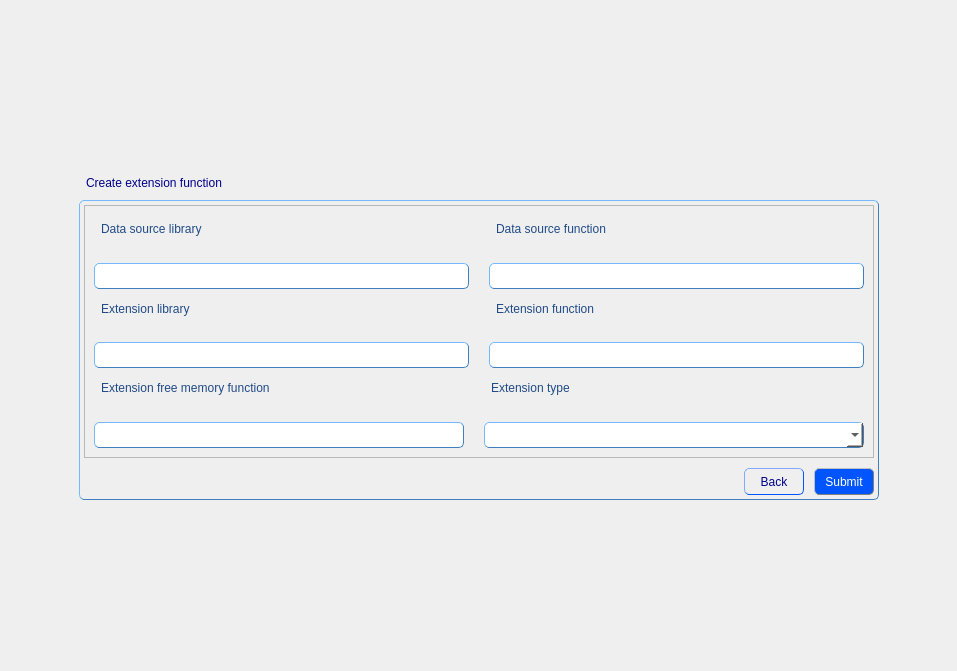
<?xml version="1.0" encoding="UTF-8"?>
<ui version="4.0">
 <class>CreateExtFuncForm</class>
 <widget class="QWidget" name="CreateExtFuncForm">
  <property name="geometry">
   <rect>
    <x>0</x>
    <y>0</y>
    <width>957</width>
    <height>671</height>
   </rect>
  </property>
  <property name="windowTitle">
   <string>Form</string>
  </property>
  <property name="styleSheet">
   <string notr="true">QPushButton {
               font: 10pt &quot;MS Shell Dlg 2&quot;;
              }

QPushButton:hover {
               color: blue;
               border: 1px solid grey;
               }

QPushButton:pressed {
               color:  darkblue;
               background: shadow;
               border-style: inset;
               }
QGroupBox {
               color: black;
               padding: 4px;
               border: 1px solid rgb(63, 127, 191); 
               border-radius: 5px;
               border-style: outset;
              }
QLabel {
               color: rgb(32, 74, 135);
               padding: 4px;
               border-radius: 5px;
               border-style: outset;
	           font: 11pt &quot;MS Shell Dlg 2&quot;;
              }
QLineEdit {
               color: black;
               padding: 4px;
               border: 1px solid rgb(63, 127, 191); 
               border-radius: 5px;
               border-style: outset;
	           font: 10pt &quot;MS Shell Dlg 2&quot;;
              }
QRadioButton {
               color: rgb(32, 74, 135);
               padding: 4px;
               border-radius: 5px;
               border-style: outset;
	           font: 11pt &quot;MS Shell Dlg 2&quot;;
              }
QTextEdit {
               color: black;
               padding: 4px;
               border: 1px solid rgb(63, 127, 191); 
               border-radius: 5px;
               border-style: outset;
	           font: 10pt &quot;MS Shell Dlg 2&quot;;
              }
QComboBox {
			   color: black;
               padding: 4px;
               border: 1px solid rgb(63, 127, 191); 
               border-radius: 5px;
               border-style: outset;
               font: 9pt &quot;MS Shell Dlg 2&quot;;
			   background-color: rgb(255, 255, 255);
              }</string>
  </property>
  <layout class="QGridLayout" name="gridLayout_3">
   <item row="2" column="0">
    <spacer name="horizontalSpacer_2">
     <property name="orientation">
      <enum>Qt::Horizontal</enum>
     </property>
     <property name="sizeHint" stdset="0">
      <size>
       <width>40</width>
       <height>20</height>
      </size>
     </property>
    </spacer>
   </item>
   <item row="2" column="1">
    <widget class="QGroupBox" name="groupBox">
     <property name="sizePolicy">
      <sizepolicy hsizetype="Preferred" vsizetype="Preferred">
       <horstretch>0</horstretch>
       <verstretch>0</verstretch>
      </sizepolicy>
     </property>
     <property name="minimumSize">
      <size>
       <width>800</width>
       <height>300</height>
      </size>
     </property>
     <property name="maximumSize">
      <size>
       <width>700</width>
       <height>300</height>
      </size>
     </property>
     <property name="styleSheet">
      <string notr="true"/>
     </property>
     <property name="title">
      <string/>
     </property>
     <layout class="QGridLayout" name="gridLayout">
      <property name="leftMargin">
       <number>0</number>
      </property>
      <property name="topMargin">
       <number>0</number>
      </property>
      <property name="rightMargin">
       <number>0</number>
      </property>
      <property name="bottomMargin">
       <number>0</number>
      </property>
      <property name="spacing">
       <number>0</number>
      </property>
      <item row="3" column="0">
       <layout class="QHBoxLayout" name="horizontalLayout_4">
        <property name="spacing">
         <number>0</number>
        </property>
        <item>
         <spacer name="horizontalSpacer">
          <property name="orientation">
           <enum>Qt::Horizontal</enum>
          </property>
          <property name="sizeHint" stdset="0">
           <size>
            <width>40</width>
            <height>20</height>
           </size>
          </property>
         </spacer>
        </item>
        <item>
         <widget class="QToolButton" name="backButton">
          <property name="minimumSize">
           <size>
            <width>60</width>
            <height>0</height>
           </size>
          </property>
          <property name="styleSheet">
           <string notr="true">QToolButton {
                color: darkblue;
               padding: 4px;
               border: 1px solid rgb(0, 85, 255); 
               border-radius: 5px;
               border-style: outset;
               font: 10pt &quot;MS Shell Dlg 2&quot;;
              }

QToolButton:hover {
               color: white;
               border: 1px solid grey;
               background-color: rgb(0, 78, 235);
               }

QToolButton:pressed {
               color: rgb(0, 0, 197)
               background: shadow;
               border-style: inset;
               }</string>
          </property>
          <property name="text">
           <string>Back</string>
          </property>
         </widget>
        </item>
        <item>
         <spacer name="horizontalSpacer_6">
          <property name="orientation">
           <enum>Qt::Horizontal</enum>
          </property>
          <property name="sizeType">
           <enum>QSizePolicy::Minimum</enum>
          </property>
          <property name="sizeHint" stdset="0">
           <size>
            <width>10</width>
            <height>20</height>
           </size>
          </property>
         </spacer>
        </item>
        <item>
         <widget class="QToolButton" name="submitButton">
          <property name="minimumSize">
           <size>
            <width>60</width>
            <height>0</height>
           </size>
          </property>
          <property name="autoFillBackground">
           <bool>false</bool>
          </property>
          <property name="styleSheet">
           <string notr="true">QToolButton {
               color: white;
               padding: 4px;
               border: 1px solid grey; 
               border-radius: 5px;
               border-style: outset;
               max-width: 120px;
               background-color: rgb(0, 85, 255);
               font: 10pt &quot;MS Shell Dlg 2&quot;;
              }

QToolButton:hover {
               color: darkblue;
               border: 1px solid grey;
               background-color: rgb(255, 255, 255);
               }

QToolButton:pressed {
               color: rgb(0, 0, 197)
               background: shadow;
               border-style: inset;
			    background-color: rgb(0, 78, 235);
               }</string>
          </property>
          <property name="text">
           <string>Submit</string>
          </property>
          <property name="arrowType">
           <enum>Qt::NoArrow</enum>
          </property>
         </widget>
        </item>
       </layout>
      </item>
      <item row="1" column="0">
       <widget class="QScrollArea" name="scrollArea">
        <property name="styleSheet">
         <string notr="true"/>
        </property>
        <property name="verticalScrollBarPolicy">
         <enum>Qt::ScrollBarAlwaysOff</enum>
        </property>
        <property name="horizontalScrollBarPolicy">
         <enum>Qt::ScrollBarAlwaysOff</enum>
        </property>
        <property name="widgetResizable">
         <bool>true</bool>
        </property>
        <widget class="QWidget" name="scrollAreaWidgetContents">
         <property name="geometry">
          <rect>
           <x>0</x>
           <y>0</y>
           <width>788</width>
           <height>247</height>
          </rect>
         </property>
         <layout class="QGridLayout" name="gridLayout_2">
          <item row="0" column="0">
           <layout class="QHBoxLayout" name="horizontalLayout">
            <property name="spacing">
             <number>20</number>
            </property>
            <item>
             <layout class="QVBoxLayout" name="verticalLayout">
              <item>
               <widget class="QLabel" name="label_2">
                <property name="text">
                 <string>Data source library</string>
                </property>
               </widget>
              </item>
              <item>
               <widget class="QLineEdit" name="dataLibLine"/>
              </item>
             </layout>
            </item>
            <item>
             <layout class="QVBoxLayout" name="verticalLayout_2">
              <item>
               <widget class="QLabel" name="label_3">
                <property name="text">
                 <string>Data source function</string>
                </property>
               </widget>
              </item>
              <item>
               <widget class="QLineEdit" name="dataFuncLine"/>
              </item>
             </layout>
            </item>
           </layout>
          </item>
          <item row="1" column="0">
           <layout class="QHBoxLayout" name="horizontalLayout_3">
            <property name="spacing">
             <number>20</number>
            </property>
            <item>
             <layout class="QVBoxLayout" name="verticalLayout_7">
              <item>
               <widget class="QLabel" name="label_8">
                <property name="text">
                 <string>Extension library</string>
                </property>
               </widget>
              </item>
              <item>
               <widget class="QLineEdit" name="extLibLine"/>
              </item>
             </layout>
            </item>
            <item>
             <layout class="QVBoxLayout" name="verticalLayout_6">
              <item>
               <widget class="QLabel" name="label_9">
                <property name="text">
                 <string>Extension function</string>
                </property>
               </widget>
              </item>
              <item>
               <widget class="QLineEdit" name="extFuncLine"/>
              </item>
             </layout>
            </item>
           </layout>
          </item>
          <item row="2" column="0">
           <layout class="QHBoxLayout" name="horizontalLayout_2">
            <property name="spacing">
             <number>20</number>
            </property>
            <item>
             <layout class="QVBoxLayout" name="verticalLayout_4">
              <item>
               <widget class="QLabel" name="label_5">
                <property name="text">
                 <string>Extension free memory function</string>
                </property>
               </widget>
              </item>
              <item>
               <widget class="QLineEdit" name="extFreeMemline">
                <property name="sizePolicy">
                 <sizepolicy hsizetype="Fixed" vsizetype="Fixed">
                  <horstretch>0</horstretch>
                  <verstretch>0</verstretch>
                 </sizepolicy>
                </property>
                <property name="minimumSize">
                 <size>
                  <width>370</width>
                  <height>0</height>
                 </size>
                </property>
               </widget>
              </item>
             </layout>
            </item>
            <item>
             <layout class="QVBoxLayout" name="verticalLayout_5">
              <item>
               <widget class="QLabel" name="label_6">
                <property name="text">
                 <string>Extension type</string>
                </property>
               </widget>
              </item>
              <item>
               <widget class="QComboBox" name="extTypeBox"/>
              </item>
             </layout>
            </item>
           </layout>
          </item>
         </layout>
        </widget>
       </widget>
      </item>
      <item row="2" column="0">
       <spacer name="verticalSpacer">
        <property name="orientation">
         <enum>Qt::Vertical</enum>
        </property>
        <property name="sizeType">
         <enum>QSizePolicy::Maximum</enum>
        </property>
        <property name="sizeHint" stdset="0">
         <size>
          <width>20</width>
          <height>10</height>
         </size>
        </property>
       </spacer>
      </item>
     </layout>
    </widget>
   </item>
   <item row="0" column="1">
    <spacer name="verticalSpacer_2">
     <property name="orientation">
      <enum>Qt::Vertical</enum>
     </property>
     <property name="sizeHint" stdset="0">
      <size>
       <width>20</width>
       <height>40</height>
      </size>
     </property>
    </spacer>
   </item>
   <item row="1" column="1">
    <widget class="QLabel" name="label">
     <property name="styleSheet">
      <string notr="true">QLabel {
               color: darkblue;
               padding: 4px;
               border-radius: 5px;
               border-style: outset;
	           font: 12pt &quot;MS Shell Dlg 2&quot;;
              }</string>
     </property>
     <property name="text">
      <string>Create extension function</string>
     </property>
    </widget>
   </item>
   <item row="3" column="1">
    <spacer name="verticalSpacer_3">
     <property name="orientation">
      <enum>Qt::Vertical</enum>
     </property>
     <property name="sizeHint" stdset="0">
      <size>
       <width>20</width>
       <height>40</height>
      </size>
     </property>
    </spacer>
   </item>
   <item row="2" column="2">
    <spacer name="horizontalSpacer_3">
     <property name="orientation">
      <enum>Qt::Horizontal</enum>
     </property>
     <property name="sizeHint" stdset="0">
      <size>
       <width>40</width>
       <height>20</height>
      </size>
     </property>
    </spacer>
   </item>
  </layout>
 </widget>
 <resources/>
 <connections/>
</ui>
